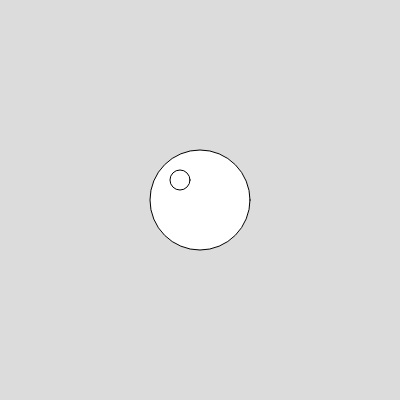
Frame 1 (no input)
Frame 60 (no input): identical to frame 1, image omitted
Frame 120 (the mouse pressed at the canvas centre since frame 60): identical to frame 1, image omitted

The p5.js sketch that drew this single still picture (run headless with seeded random() and noise() and a simulated clock; from frame 60 on, the mouse is pressed at the canvas centre):

// p5.js sketch
// ── sketch.js
function setup() {
  createCanvas(400, 400);
}

function draw() {
  background(220);
  circle(width/2, height/2, 100);
  circle(width/2-20, height/2-20, 20);
}
